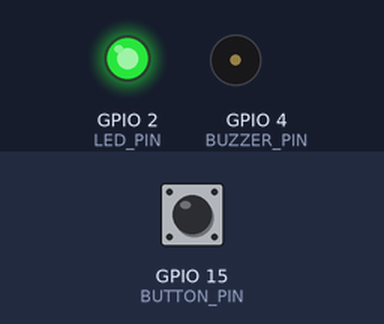
This sketch was run on a simulated ESP32. Parts: output pins drawn as LEDs (lit = HIGH), buzzer (waves = sounding). The inputs (shaded band) are chosen by the test bench; at power-on: GPIO 15 (BUTTON_PIN) HIGH. WiFi joins after 1.5 s; servers stay silent unless stated; uploads are accepted with an empty reply; what the sketch prints to the serial monitor is not drawn.

Above: at 3.9 s.
4.0 s: GPIO 15 (BUTTON_PIN) pulled LOW for 3.2 s
At 4.1 s:
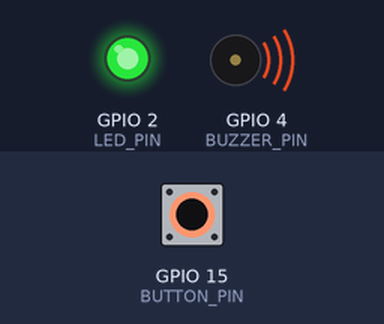
At 8.3 s:
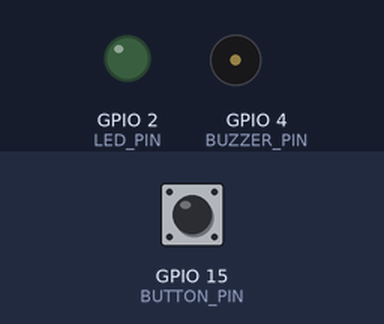
Timing chart, 0 to 14.7 s (numbered marks = the images above; inputs shaded):
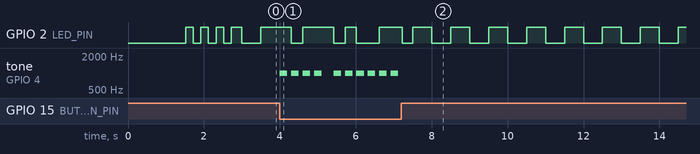

Measured:
- after the input at 4.0 s, tone on GPIO 4 (BUZZER_PIN): goes 3 × (1000 Hz 0.20 s, silent 0.10 s), 1000 Hz 0.20 s, silent 0.32 s, 5 × (1000 Hz 0.20 s, silent 0.10 s), 1000 Hz 0.20 s, then silent, starting at once

The sketch:

sketch.ino
```cpp
#include <WiFi.h>
#include <HTTPClient.h>
#include <ArduinoJson.h>
#include <math.h>

// ============ CONFIGURATION ============
// WiFi – Wokwi provides virtual WiFi automatically
const char* ssid = "Wokwi-GUEST";
const char* password = "";

// Your Neuro-Aid backend URL
// Using Cloudflare tunnel to expose local backend to Wokwi
// Run: npx -y untun tunnel http://localhost:10001
const char* BACKEND_URL = "https://survivor-tin-mentor-rick.trycloudflare.com/api/device/location";

// Device ID – generated from ESP32 chip ID (unique per device)
String DEVICE_ID = "";

// ============ GPS SIMULATION ============
// Home/Safe zone center — MUST MATCH the geofence set in patient app
// Change these to your geofence center coordinates
double homeLat = 28.6509;
double homeLng = 77.0252;

// Simulation variables
double currentLat;
double currentLng;
float walkAngle = 0;
float walkRadius = 0.0001; // Start inside safe zone
bool walkingAway = true;   // Direction of walk
int updateCount = 0;

// LED Pin for status indication
const int LED_PIN = 2;       // Built-in LED
const int BUZZER_PIN = 4;    // Buzzer for alert
const int BUTTON_PIN = 15;   // Button to toggle walk direction

// Timing
unsigned long lastSendTime = 0;
const int SEND_INTERVAL = 5000; // Send every 5 seconds

void setup() {
  Serial.begin(115200);
  Serial.println("\n========================================");
  Serial.println("  🛰️  Neuro-Aid GPS Wearable Tracker");
  Serial.println("  Patient Safety Monitoring Device");
  Serial.println("========================================\n");

  // Setup pins
  pinMode(LED_PIN, OUTPUT);
  pinMode(BUZZER_PIN, OUTPUT);
  pinMode(BUTTON_PIN, INPUT_PULLUP);

  // Generate unique Device ID from ESP32 chip
  uint64_t chipId = ESP.getEfuseMac();
  DEVICE_ID = "GPS-HW-" + String((uint32_t)(chipId >> 16), HEX);
  DEVICE_ID.toUpperCase();

  Serial.print("📟 Device ID: ");
  Serial.println(DEVICE_ID);
  Serial.println("⚡ This ID is unique to this ESP32 chip\n");

  // Initialize position at home
  currentLat = homeLat;
  currentLng = homeLng;

  // Connect to WiFi
  connectWiFi();

  // Startup blink
  for (int i = 0; i < 3; i++) {
    digitalWrite(LED_PIN, HIGH);
    delay(200);
    digitalWrite(LED_PIN, LOW);
    delay(200);
  }

  Serial.println("\n🟢 GPS Tracker READY — Sending location every 5 seconds");
  Serial.println("📍 Press BUTTON to toggle walk direction (toward/away from home)\n");
}

void loop() {
  // Check button press to toggle walk direction
  if (digitalRead(BUTTON_PIN) == LOW) {
    walkingAway = !walkingAway;
    Serial.print("🔄 Walk direction: ");
    Serial.println(walkingAway ? "WALKING AWAY from safe zone ➡️" : "WALKING BACK to safe zone ⬅️");

    // Beep
    tone(BUZZER_PIN, 1000, 200);
    delay(300);
  }

  // Send location at interval
  unsigned long now = millis();
  if (now - lastSendTime >= SEND_INTERVAL) {
    lastSendTime = now;

    // Simulate GPS movement
    simulateMovement();

    // Send to backend
    sendLocationToBackend();

    updateCount++;
  }

  // LED heartbeat (blink while tracking)
  digitalWrite(LED_PIN, (millis() / 500) % 2);
}

void connectWiFi() {
  Serial.print("📶 Connecting to WiFi");
  WiFi.begin(ssid, password);

  int attempts = 0;
  while (WiFi.status() != WL_CONNECTED && attempts < 20) {
    delay(500);
    Serial.print(".");
    attempts++;
  }

  if (WiFi.status() == WL_CONNECTED) {
    Serial.println(" ✅ Connected!");
    Serial.print("   IP Address: ");
    Serial.println(WiFi.localIP());
  } else {
    Serial.println(" ❌ Failed! Will retry...");
  }
}

void simulateMovement() {
  // Simulate patient walking in a pattern
  walkAngle += 0.3;

  if (walkingAway) {
    // Gradually increase radius (patient walking away from home)
    walkRadius += 0.00008; // ~8-9 meters per step
  } else {
    // Gradually decrease radius (patient walking back)
    walkRadius -= 0.00008;
    if (walkRadius < 0.0001) walkRadius = 0.0001;
  }

  // Calculate new position (circular walk pattern)
  currentLat = homeLat + sin(walkAngle) * walkRadius;
  currentLng = homeLng + cos(walkAngle) * walkRadius;

  // Calculate distance from home
  double distance = haversineDistance(currentLat, currentLng, homeLat, homeLng);

  Serial.println("─────────────────────────────────────");
  Serial.print("📍 Position: ");
  Serial.print(currentLat, 6);
  Serial.print(", ");
  Serial.println(currentLng, 6);
  Serial.print("📏 Distance from safe zone: ");
  Serial.print(distance, 1);
  Serial.println("m");

  if (distance > 200) {
    Serial.println("🚨 WARNING: OUTSIDE SAFE ZONE!");
    // Triple beep for alert
    for (int i = 0; i < 3; i++) {
      tone(BUZZER_PIN, 2000, 150);
      delay(200);
    }
  } else {
    Serial.println("✅ Status: Inside safe zone");
  }
}

void sendLocationToBackend() {
  if (WiFi.status() != WL_CONNECTED) {
    Serial.println("❌ WiFi disconnected! Reconnecting...");
    connectWiFi();
    return;
  }

  HTTPClient http;
  http.begin(BACKEND_URL);
  http.addHeader("Content-Type", "application/json");
  http.addHeader("Bypass-Tunnel-Reminder", "true"); // Bypass localtunnel challenge page

  // Create JSON payload
  StaticJsonDocument<256> doc;
  doc["deviceId"] = DEVICE_ID;
  doc["lat"] = currentLat;
  doc["lng"] = currentLng;
  doc["timestamp"] = millis(); // In real hardware: GPS timestamp

  String payload;
  serializeJson(doc, payload);

  Serial.print("📡 Sending to backend... ");

  int httpCode = http.POST(payload);

  if (httpCode > 0) {
    String response = http.getString();

    // Parse response
    StaticJsonDocument<512> resDoc;
    deserializeJson(resDoc, response);

    const char* status = resDoc["status"];
    bool withinGeofence = resDoc["withinGeofence"];
    int distance = resDoc["distance"];

    if (String(status) == "ok") {
      Serial.print("✅ Response: ");
      if (withinGeofence) {
        Serial.print("SAFE (");
      } else {
        Serial.print("🚨 OUTSIDE ZONE (");
      }
      Serial.print(distance);
      Serial.println("m from center)");
    } else {
      Serial.print("⚠ Server: ");
      Serial.println(response);
    }
  } else {
    Serial.print("❌ HTTP Error: ");
    Serial.println(httpCode);
  }

  http.end();
}

// Haversine formula for distance in meters
double haversineDistance(double lat1, double lon1, double lat2, double lon2) {
  double R = 6371000.0; // Earth's radius in meters
  double dLat = radians(lat2 - lat1);
  double dLon = radians(lon2 - lon1);
  double a = sin(dLat / 2) * sin(dLat / 2) +
             cos(radians(lat1)) * cos(radians(lat2)) *
             sin(dLon / 2) * sin(dLon / 2);
  double c = 2 * atan2(sqrt(a), sqrt(1 - a));
  return R * c;
}
```
